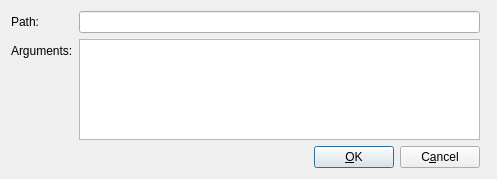
<?xml version="1.0" encoding="UTF-8"?>
<ui version="4.0">
 <class>SettingsDlg</class>
 <widget class="QDialog" name="SettingsDlg">
  <property name="geometry">
   <rect>
    <x>0</x>
    <y>0</y>
    <width>497</width>
    <height>179</height>
   </rect>
  </property>
  <property name="windowTitle">
   <string>Dialog</string>
  </property>
  <layout class="QHBoxLayout" name="horizontalLayout">
   <item>
    <layout class="QVBoxLayout" name="verticalLayout">
     <property name="rightMargin">
      <number>6</number>
     </property>
     <item>
      <layout class="QFormLayout" name="formLayout">
       <item row="0" column="0">
        <widget class="QLabel" name="pathLabel">
         <property name="text">
          <string>Path:</string>
         </property>
        </widget>
       </item>
       <item row="0" column="1">
        <widget class="QLineEdit" name="pathLineEdit"/>
       </item>
       <item row="1" column="0">
        <widget class="QLabel" name="argumentsLabel">
         <property name="text">
          <string>Arguments:</string>
         </property>
        </widget>
       </item>
       <item row="1" column="1">
        <widget class="QPlainTextEdit" name="txtArguments"/>
       </item>
      </layout>
     </item>
     <item>
      <spacer name="verticalSpacer">
       <property name="orientation">
        <enum>Qt::Vertical</enum>
       </property>
       <property name="sizeHint" stdset="0">
        <size>
         <width>20</width>
         <height>40</height>
        </size>
       </property>
      </spacer>
     </item>
     <item>
      <layout class="QHBoxLayout" name="horizontalLayout_2">
       <item>
        <spacer name="horizontalSpacer">
         <property name="orientation">
          <enum>Qt::Horizontal</enum>
         </property>
         <property name="sizeHint" stdset="0">
          <size>
           <width>40</width>
           <height>20</height>
          </size>
         </property>
        </spacer>
       </item>
       <item>
        <widget class="QPushButton" name="pbSave">
         <property name="text">
          <string>&amp;OK</string>
         </property>
        </widget>
       </item>
       <item>
        <widget class="QPushButton" name="pbCancel">
         <property name="text">
          <string>C&amp;ancel</string>
         </property>
        </widget>
       </item>
      </layout>
     </item>
    </layout>
   </item>
  </layout>
 </widget>
 <resources/>
 <connections/>
</ui>
